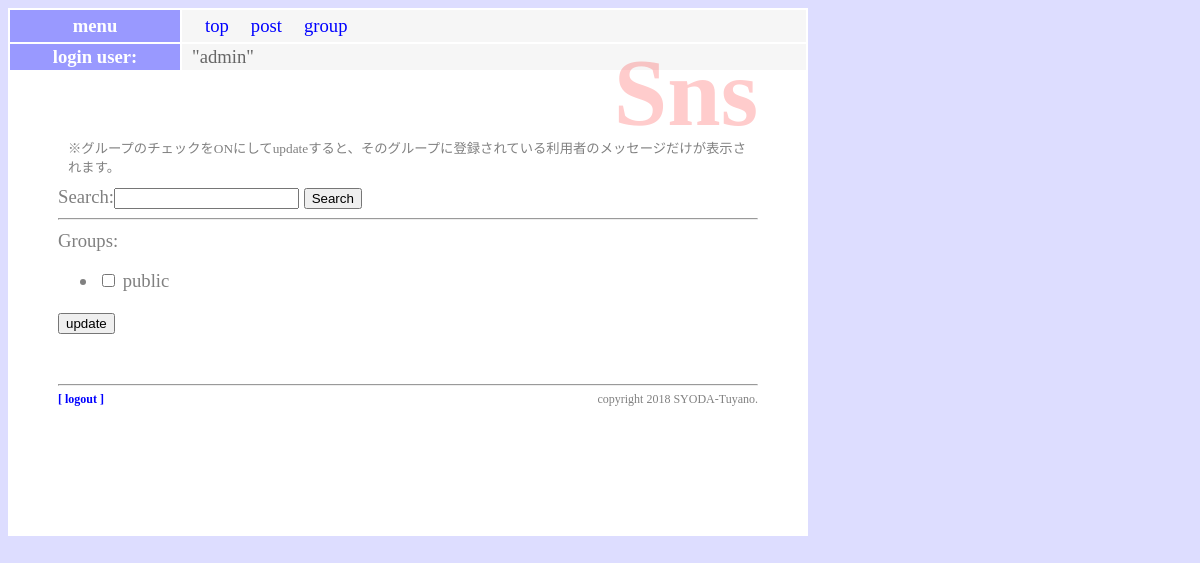
The page /sns/ (signed in) on the database as committed earlier.
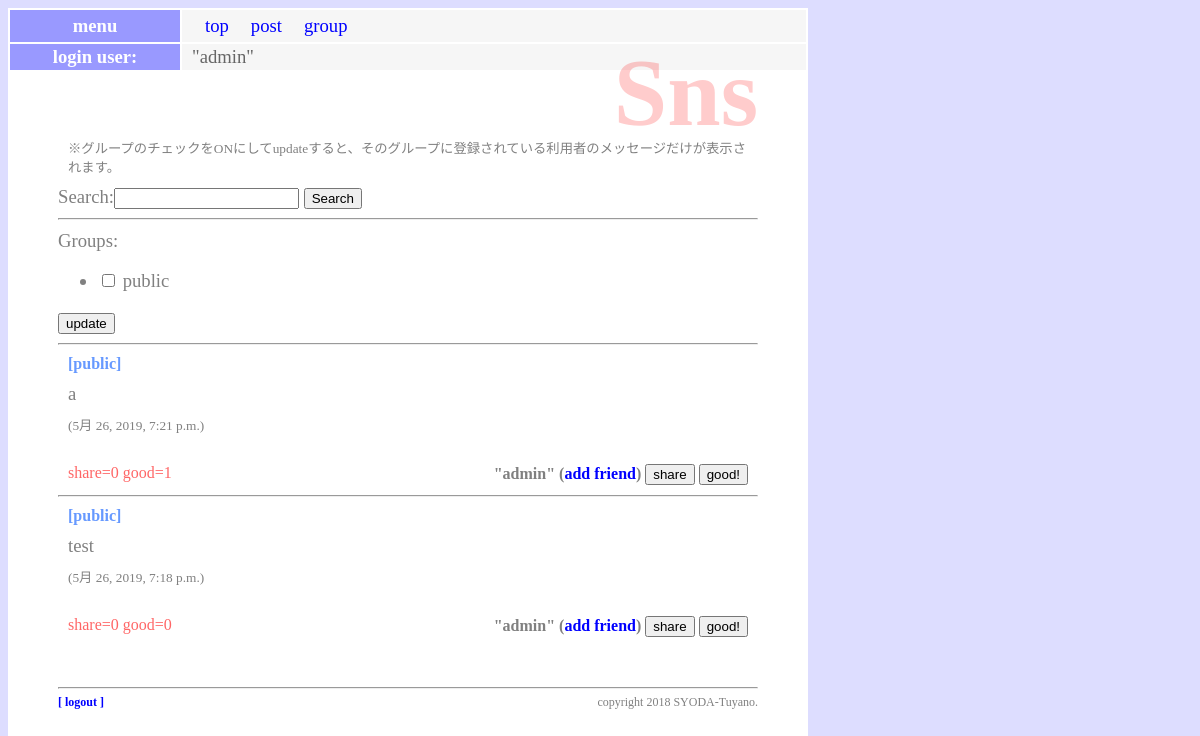
The same page on the database as committed later.
### sns/models.py (models this page shows, shortened)
class Message(models.Model):
    owner = models.ForeignKey(User, on_delete=models.CASCADE, related_name='message_owner')
    group = models.ForeignKey('Group', on_delete=models.CASCADE)
    content = models.TextField(max_length=1000)
    share_id = models.IntegerField(default=-1)
    good_count = models.IntegerField(default=0)
    share_count = models.IntegerField(default=0)
    pub_date = models.DateTimeField(auto_now_add=True)
    class Meta:
        ordering = ('-pub_date',)

### sns/views.py (the view)
# urls.py: path('', views.index, name='index'),
@login_required(login_url='/admin/login/')
def index(request):
    (public_user, public_group) = get_public()
    if request.method == 'POST':
        if request.POST['mode'] == '__check_form__':
            searchform = SearchForm()
            checkform = GroupCheckForm(request.user, request.POST)
            glist = []
            for item in request.POST.getlist('groups'):
                glist.append(item)
            messages = get_your_group_message(request.user, \
                                              glist, None)
        if request.POST['mode'] == '__search_form__':
            searchform = SearchForm(request.POST)
            checkform = GroupCheckForm(request.user)
            gps = Group.objects.filter(owner=request.user)
            glist = [public_group]
            for item in gps:
                glist.append(item)
            messages = get_your_group_message(request.user, glist, \
                                              request.POST['search'])
    else:
        searchform = SearchForm()
        checkform = GroupCheckForm(request.user)
        gps = Group.objects.filter(owner=request.user)
        glist = [public_group]
        for item in gps:
            glist.append(item)
        messages = get_your_group_message(request.user, glist, None)
    params = {
        'login_user': request.user,
        'contents': messages,
        'check_form': checkform,
        'search_form': searchform,
    }
    return render(request, 'sns/index.html', params)

### sns/forms.py
class GroupCheckForm(forms.Form):
    def __init__(self, user, *args, **kwargs):
        super(GroupCheckForm, self).__init__(*args, **kwargs)
        public = User.objects.filter(username='public').first()
        self.fields['groups'] = forms.MultipleChoiceField(
            choices=[(item.title, item.title) for item in \
                     Group.objects.filter(owner__in=[user, public])],
            widget=forms.CheckboxSelectMultiple(),
        )

class SearchForm(forms.Form):
    search = forms.CharField(max_length=100)

### sns/models.py (called while the page is built)
    def __str__(self):
        return self.title

### sns/views.py (called while the page is built)
def get_public():
    public_user = User.objects.filter(username='public').first()
    public_group = Group.objects.filter \
        (owner=public_user).first()
    return (public_user, public_group)

### sns/templates/sns/index.html (shortened to what this page needs)
{% extends 'sns/layout.html' %}
{% block header %}
<h1>Sns</h1>
<p class="caption">※グループのチェックをONにしてupdateすると、そのグループに登録されている利用者のメッセージだけが表示されます。</p>
{% endblock %}
{% block content %}
<form action="{% url 'index' %}" method="post">
{{search_form}}
<button>Search</button>
</form>
<hr>
<form action="{% url 'index' %}" method="post">
{{check_form}}
<button>update</button>
</form>
{% for item in contents %}
<hr>
<p class="message_public">
{% if item.group.title == 'public' %}
[public]
{% endif %}</p>
<p class="message_content">{{item.content}}</p>
<p class="message_date"> ({{item.pub_date}})</p>
<p class="message_owner">
    <span class="message_counter">share={{item.share_count}} good={{item.good_count}}</span>
    "{{item.owner}}" (<a href="{% url 'add' %}?name={{item.owner}}">add friend</a>)
    <a href="{% url 'share' item.id %}"><button>share</button></a>
    <a href="{% url 'good' item.id %}"><button>good!</button></a>
</p>
{% endfor %}
{% endblock %}

### sns/templates/sns/layout.html (shortened to what this page needs)
{% load static %}
<!doctype html>
<html lang="ja">
<head>
    <link rel="stylesheet" type="text/css"
        href="{% static 'sns/style.css' %}" />
</head>
<body>
    <div class="body_content">
    <div class="body_content_inner">
        <table class="login_table" width="100%">
        <tr><th width="150px">menu</th><td>
        <table class="login_table_inner">
        <tr>
        <td><a href="{% url 'index' %}">top</a></td>
        <td><a href="{% url 'post' %}">post</a></td>
        <td><a href="{% url 'groups' %}">group</a></td>
        </tr>
        </table>
        </td></tr>
        <tr><th width="150px">login user:</th><td>"{{login_user}}"</td></tr>
        </table>
        <div class="header">{% block header %}{% endblock %}</div>
        <div class="content">{% block content %}{% endblock %}</div>
        <div class="footer">
        <hr>
        <div>
        <span style="float:left;font-weight:bold;"><a href="/admin/logout?next=/sns/">[ logout ]</a></span>
        <span style="float:right">copyright 2018 SYODA-Tuyano.</span>
        </div>
        </div>
    </div>
    </div>
</body>
</html>

### sns/static/sns/style.css (style rules this page uses)
body { background-color:#ddf; color:gray; font-size:14pt; }
.body_content { width:800px; background-color:white; }
.body_content_inner { padding:50px; }
h1 { color:red; opacity:0.2; font-size:72pt; margin-top:0px; margin-bottom:0px; text-align:right; line-height: 70px; }
p { margin:10px; }
a { color:blue; text-decoration: none; }
table { margin:10px; font-size:14pt; }
table tr th { background-color:#99f; color:white; padding:2px 10px; border-size:2px; }
table tr td { background-color:#f6f6f6; color:#666; padding:2px 10px; border-size:2px; }
.footer { font-size:9pt; margin-top:50px; margin-bottom:100px; }
.login_table { position: fixed; left:0px; top:0px; width:800px; margin:8px; }
.login_table_inner { padding:1px; margin:0px; }
.login_table_inner tr td { padding:0px 10px; margin:0px; }
.caption { font-size:10pt; }
.message_date { text-align:left; font-size:10pt; }
.message_owner { text-align:right; font-size:12pt; font-weight:bold; margin:30px 10px 0px 10px; }
.message_public { font-size:12pt; font-weight:bold; color:#69f; }
.message_counter { float:left; font-weight:normal; font-size:12pt; color:#f66; }

Rows that differ between the two databases and show on the page:
added Message: shows "[public]", content "a", pub_date "5月 26, 2019, 7:21 p.m.", share_count "0", good_count "1", owner "admin"
added Message: shows "[public]", content "test", pub_date "5月 26, 2019, 7:18 p.m.", share_count "0", good_count "0", owner "admin"
